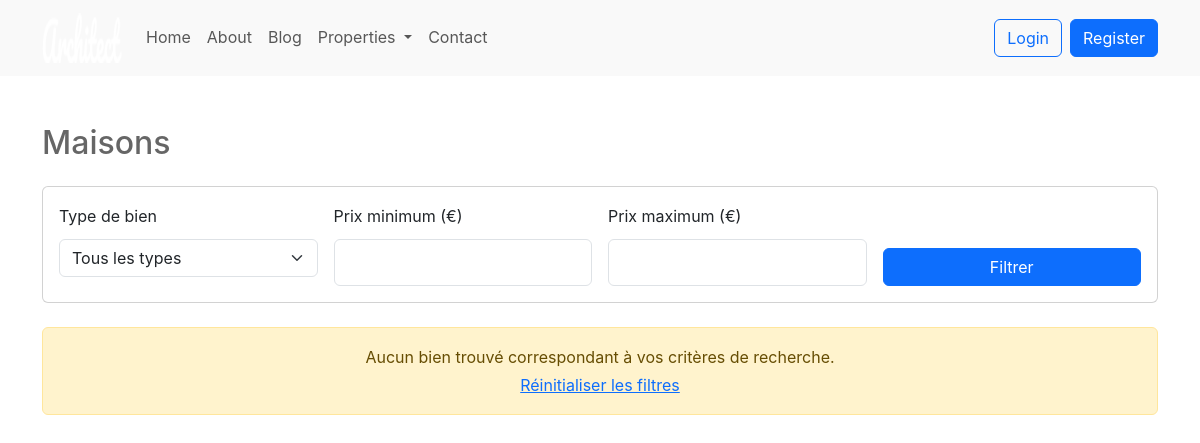
/comptes/biens/maisons/, run on an earlier commit of the app's database.
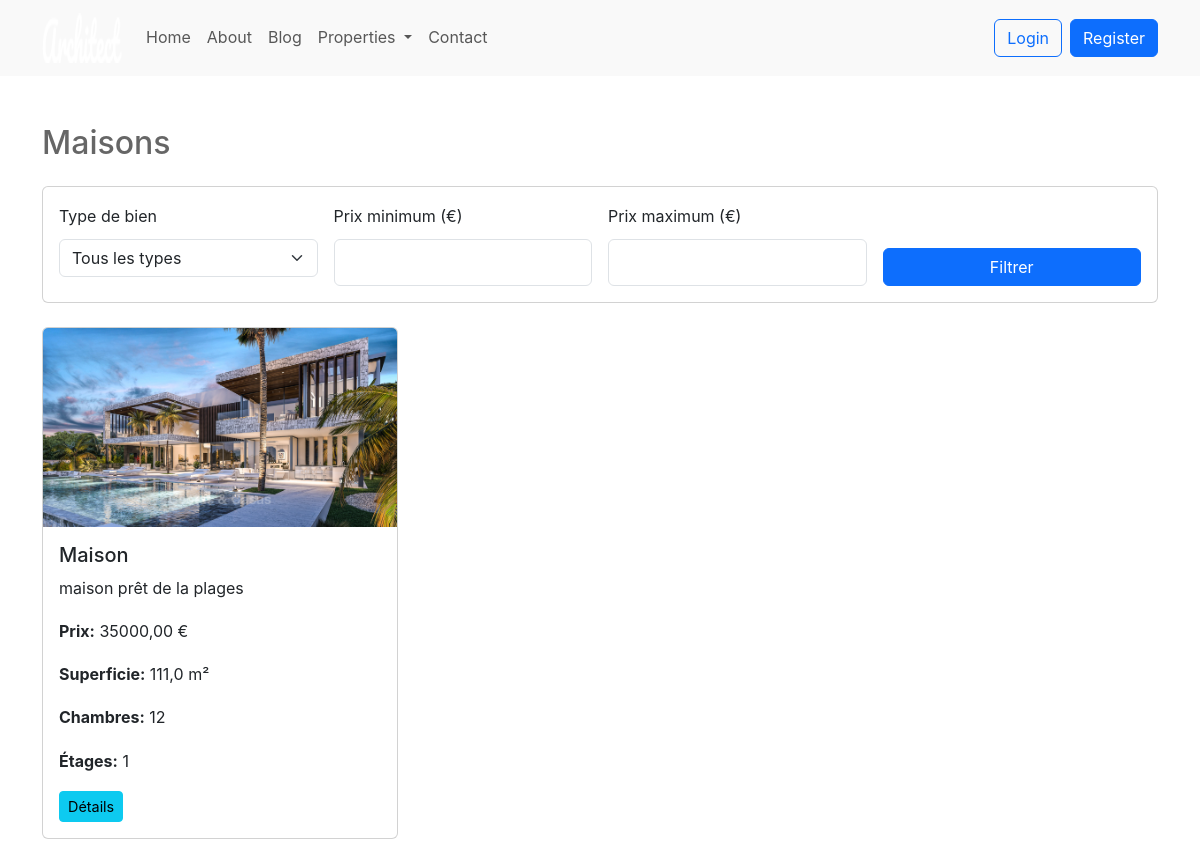
And on a later commit of the database.
### comptes/models.py (models this page shows, shortened)
class BienImmobilier(models.Model):
    TYPE_CHOICES = [
        ('Maison', 'Maison'),
        ('Appartement', 'Appartement'),
        ('Terrain', 'Terrain'),
    ]
    date_creation = models.DateTimeField(default=timezone.now, verbose_name="Date de création")
    type_bien = models.CharField(max_length=20, choices=TYPE_CHOICES)
    superficie = models.FloatField(
        validators=[validate_superficie],
        help_text="Superficie en m²"
    )
    description = models.TextField(
        blank=True,
        max_length=2000,
        help_text="Description détaillée du bien (max 2000 caractères)"
    )
    prix = models.DecimalField(
        max_digits=10,
        decimal_places=2,
        validators=[validate_prix],
        help_text="Prix en euros"
    )
    proprietaire = models.ForeignKey(
        Utilisateur,
        on_delete=models.CASCADE,
        limit_choices_to={'profession': 'proprietaire'},
        help_text="Chaque bien doit avoir un propriétaire.",
        null=True,
        blank=True
    )
    image = models.ImageField(
        upload_to='biens/',
        null=True,
        blank=True,
        validators=[validate_file_size, validate_file_type],
        help_text="Image du bien (JPG, PNG, WEBP, max 10MB)"
    )

class Maison(models.Model):
    bien = models.OneToOneField(BienImmobilier, on_delete=models.CASCADE, related_name='maison')
    nbr_chambre = models.IntegerField(null=True, blank=True)
    piece_speciale = models.CharField(max_length=255, null=True, blank=True)
    nbr_etages = models.IntegerField(null=True, blank=True)
    class Meta:
        db_table = 'comptes_maison'

### comptes/views.py (the view)
# urls.py: path('biens/maisons/', views.houses, name='houses'),
def houses(request):
    biens = BienImmobilier.objects.filter(type_bien='Maison')
    context = {
        'biens': biens,
        'titre': 'Maisons'
    }
    return render(request, 'comptes/listings.html', context)

### comptes/templates/comptes/listings.html (shortened to what this page needs)
{% extends 'base.html' %}
{% load static %}
{% block content %}
<div class="container mt-5">
    <h2 class="mb-4">{{ titre }}</h2>
    <div class="card mb-4">
        <div class="card-body">
            <form id="searchForm" method="get" action="{% url 'comptes:listings' %}" class="row g-3">
                <div class="col-md-3">
                    <label for="type_bien" class="form-label">Type de bien</label>
                    <select name="type_bien" id="type_bien" class="form-select">
                        <option value="">Tous les types</option>
                    </select>
                </div>
                <div class="col-md-3">
                    <label for="prix_min" class="form-label">Prix minimum (€)</label>
                    <input type="number" id="prix_min" name="prix_min" class="form-control" value="{{ prix_min }}" min="0" step="10000">
                </div>
                <div class="col-md-3">
                    <label for="prix_max" class="form-label">Prix maximum (€)</label>
                    <input type="number" id="prix_max" name="prix_max" class="form-control" value="{{ prix_max }}" min="0" step="10000">
                </div>
                <div class="col-md-3 d-flex align-items-end">
                    <button type="submit" class="btn btn-primary w-100">Filtrer</button>
                </div>
            </form>
        </div>
    </div>
    <div class="row">
        {% for bien in biens %}
        <div class="col-md-4 mb-4">
            <div class="card">
                <img src="{{ bien.image.url }}" class="card-img-top" alt="{{ bien.description }}">
                <div class="card-body">
                    <h5 class="card-title">{{ bien.type_bien }}</h5>
                    <p class="card-text">{{ bien.description }}</p>
                    <p class="card-text"><strong>Prix:</strong> {{ bien.prix }} €</p>
                    <p class="card-text"><strong>Superficie:</strong> {{ bien.superficie }} m²</p>
                    {% if bien.type_bien == 'Maison' %}
                        <p class="card-text"><strong>Chambres:</strong> {{ bien.maison.nbr_chambre }}</p>
                        <p class="card-text"><strong>Étages:</strong> {{ bien.maison.nbr_etages }}</p>
                    {% elif bien.type_bien == 'Appartement' %}
                        <p class="card-text"><strong>Chambres:</strong> {{ bien.appartement.nbr_chambre }}</p>
                        <p class="card-text"><strong>Étage:</strong> {{ bien.appartement.etage }}</p>
                    {% elif bien.type_bien == 'Terrain' %}
                        <p class="card-text"><strong>Parcelles:</strong> {{ bien.terrain.nbr_parcelles }}</p>
                    {% endif %}
                    <div class="d-flex justify-content-between align-items-center mt-3">
                        <a href="{% url 'comptes:detail_bien' bien.id %}" class="btn btn-info btn-sm">Détails</a>
                    </div>
                </div>
            </div>
        </div>
        {% empty %}
        <div class="col-12 text-center">
            <div class="alert alert-warning">
                <p class="mb-0">Aucun bien trouvé correspondant à vos critères de recherche.</p>
                <a href="{% url 'comptes:listings' %}" class="btn btn-link p-0">Réinitialiser les filtres</a>
            </div>
        </div>
        {% endfor %}
    </div>
</div>
{% endblock %}

What changed in the data, as far as the page shows it:
added BienImmobilier: image (picture), type_bien "Maison", description "maison prêt de la plages", prix "35000,00", superficie "111,0", maison.nbr_chambre "12", maison.nbr_etages "1"
Also different on the page:
text no longer shown: "Aucun bien trouvé correspondant à vos critères de recherche. Réinitialiser les filtres"
